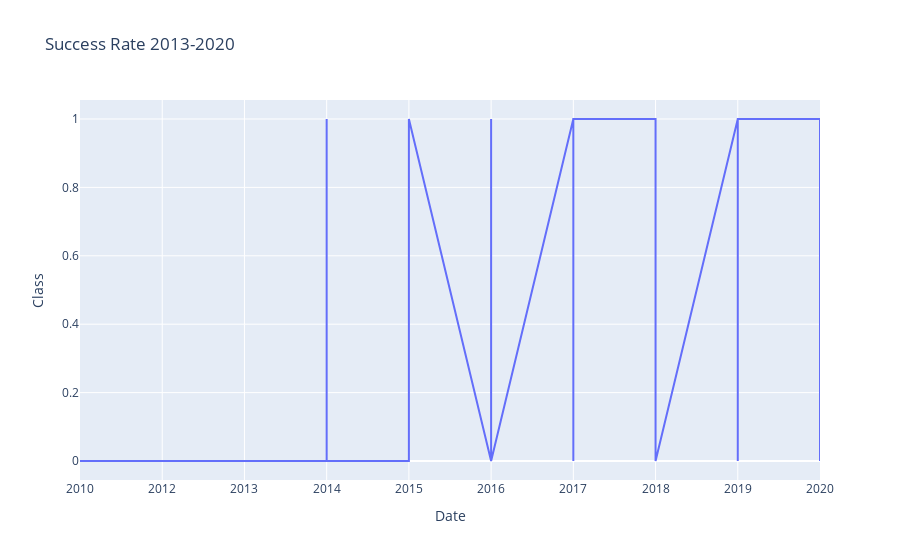

Notebook source saved alongside this figure:
### Code cell
# Plot a line chart with x axis to be the extracted year and y axis to be the success rate
import plotly.express as px
X=df.Date
Y=df[['Class']]
px.line(x='Date', y='Class', data_frame=df, title='Success Rate 2013-2020')

### Figure 1 — Plotly figure (JSON) as saved in the notebook; plotly's stock layout.template omitted (floating-point values rounded to 4 significant figures)
{"data": [{"hovertemplate": "Date=%{x}<br>Class=%{y}<extra></extra>", "legendgroup": "", "line": {"color": "#636efa", "dash": "solid"}, "marker": {"symbol": "circle"}, "mode": "lines", "name": "", "orientation": "v", "showlegend": false, "type": "scatter", "x": ["2010", "2012", "2013", "2013", "2013", "2014", "2014", "2014", "2014", "2014", "2014", "2015", "2015", "2015", "2015", "2015", "2015", "2016", "2016", "2016", "2016", "2016", "2016", "2016", "2016", "2017", "2017", "2017", "2017", "2017", "2017", "2017", "2017", "2017", "2017", "2017", "2017", "2017", "2017", "2017", "2017", "2017", "2017", "2018", "2018", "2018", "2018", "2018", "2018", "2018", "2018", "2018", "2018", "2018", "2018", "2018", "2018", "2018", "2018", "2018", "2018", "2019", "2019", "2019", "2019", "2019", "2019", "2019", "2019", "2019", "2019", "2020", "2020", "2020", "2020", "2020", "2020", "2020", "2020", "2020", "2020", "2020", "2020", "2020", "2020", "2020", "2020", "2020", "2020", "2020"], "xaxis": "x", "y": [0, 0, 0, 0, 0, 0, 1, 1, 0, 0, 0, 0, 1, 0, 0, 0, 1, 0, 0, 1, 1, 1, 1, 1, 0, 1, 1, 0, 1, 1, 0, 1, 1, 1, 0, 1, 1, 1, 1, 1, 1, 1, 1, 1, 1, 0, 0, 0, 1, 1, 0, 0, 1, 1, 1, 1, 1, 1, 1, 0, 0, 1, 1, 1, 1, 1, 1, 0, 1, 1, 1, 1, 0, 1, 0, 1, 0, 1, 1, 1, 1, 1, 1, 1, 1, 1, 1, 1, 1, 1], "yaxis": "y"}], "layout": {"legend": {"tracegroupgap": 0}, "title": {"text": "Success Rate 2013-2020"}, "xaxis": {"anchor": "y", "domain": [0, 1], "title": {"text": "Date"}}, "yaxis": {"anchor": "x", "domain": [0, 1], "title": {"text": "Class"}}}}
